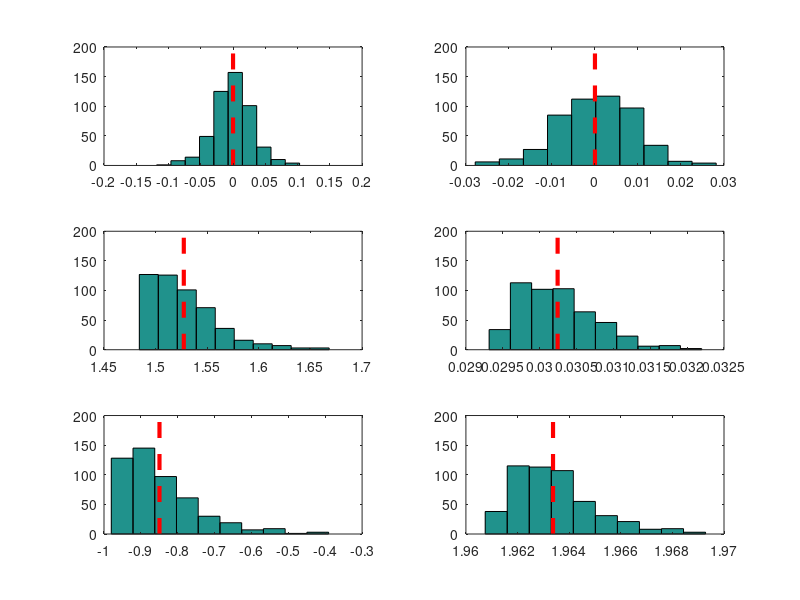

Source code (MATLAB): (Note: this script raises an error after producing the figure.)
clear;clc;close all;
load('MC_MS_MSV_results.mat');
d_REE=d_REE(1:2,1:2);
d_regime1=d_regime1(1:2,1:2);
size=[1 3 3];
J=3;
I=2;

figure;
index=0;
for jj=1:J
    for ii=1:I
        index=index+1;
        subplot(J,I,index);
        hist(learning(:,jj,ii));
        
        if jj>1
            hold on;
           
            line([d_REE(jj-1,ii) d_REE(jj-1,ii)],[0 200],'lineStyle','--','lineWidth',3,'color','red');
%             hold on;
%              line([d_regime1(jj-1,ii) d_regime1(jj-1,ii)],[0 200],'lineStyle','--','lineWidth',3,'color','red');
        else 
            hold on;
             line([0 0],[0 200],'lineStyle','--','lineWidth',3,'color','red');
        end
        
    end
end

fig = gcf;
fig.PaperPositionMode = 'auto'
fig_pos = fig.PaperPosition;
fig.PaperSize = [fig_pos(3) fig_pos(4)];
print(fig,'MC_MS_MSV_withoutLags','-dpdf');

      
